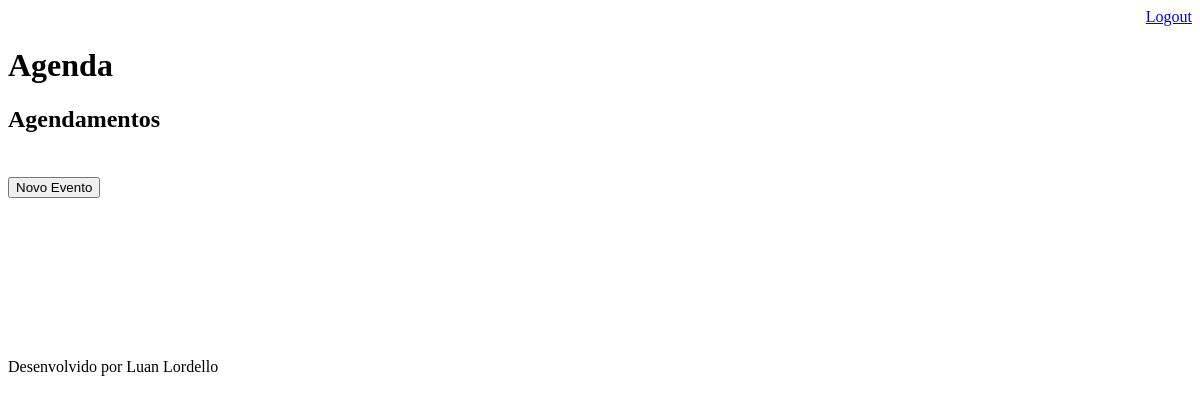
The page /agenda/ (signed in) on the database as committed earlier.
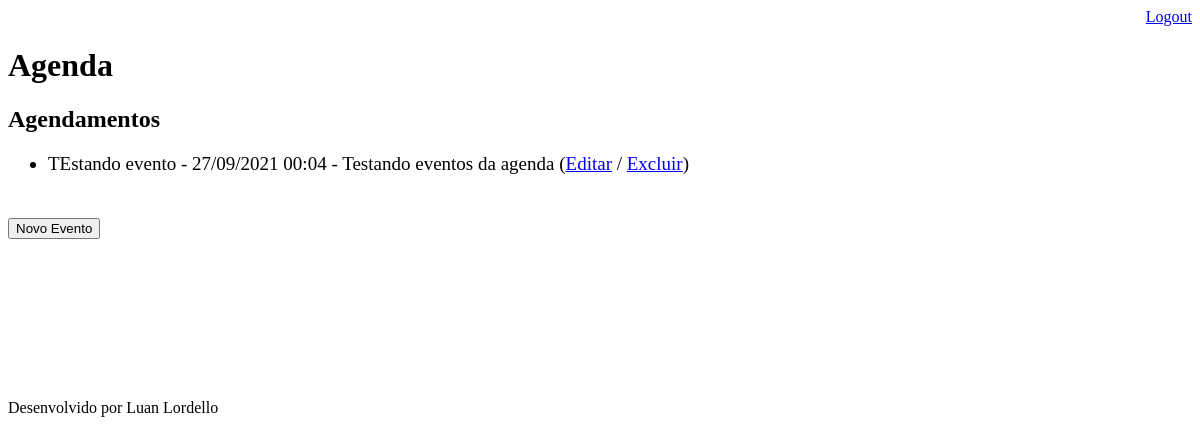
The same page on the database as committed later.
### core/models.py (models this page shows, shortened)
class Evento (models.Model):
    titulo = models.CharField(max_length=100)
    descricao = models.TextField(blank=True,null=True)
    dataEvento = models.DateTimeField(verbose_name='Data do Evento')
    dataCriacaoEvento = models.DateTimeField(verbose_name='Data de Criação do Evento',auto_now=True)
    usuario = models.ForeignKey(User, on_delete=models.CASCADE)
    local = models.TextField(blank=True,null=True)
    class Meta:
        db_table = 'evento'
    def getDataEvento(self):
        return self.dataEvento.strftime('%d/%m/%Y %H:%M')
    def getDescricao(self):
        return self.descricao
    def getEventoAtrasado(self):
        if self.dataEvento < datetime.now():
            return True
        else:
            return False

### core/views.py (the view)
# urls.py: path('agenda/', views.listaEventos),
@login_required(login_url='/login/')
def listaEventos (request):
    usuario = request.user
    dataAtual = datetime.now() - timedelta(hours=1)
    evento = Evento.objects.filter(usuario=usuario,
                                   dataEvento__gt= dataAtual) #get(id=1) #all()
    dados = {'eventos': evento}
    return render(request, 'agenda.html', dados)

### templates/agenda.html (shortened to what this page needs)
{% extends "model-page.html" %}
{% block content %}
    <h2>Agendamentos</h2>
    <div align="left" style="font-size: 19px">
        <ul>
            {% for evento in eventos %}
                <li>
                    <div style=>
                        {{ evento.titulo }} - {{evento.getDataEvento }} - {{ evento.getDescricao }}
                        (<a href="evento/?id={{evento.id}}">Editar</a>
                        / <a href="evento/delete/{{evento.id}}/">Excluir</a>)
                    </div>
                </li>
            {% endfor %}
        </ul>
        <br>
        <a href="/agenda/evento">
        <button type="button">Novo Evento</button>
        </a>
    </div>
{% endblock %}

### templates/model-page.html
<!DOCTYPE html>
<html lang="en">
<head>
    {% include "model-header.html" %}
</head>
<body>
    {% block content %} {% endblock %}
    {% include "model-footer.html" %}
</body>
</html>

### templates/model-header.html (shortened to what this page needs)
    <div align="right">
        <a href="/logout">Logout</a> <br>
    </div>
    <h1>Agenda</h1>

### templates/model-footer.html
<div align="left">
    <br>
    <br>
    <br>
    <br>
    <br>
    <br>
    <br>
    <br>
    <p>Desenvolvido por Luan Lordello</p>
</div>

Rows that differ between the two databases and show on the page:
added Evento: titulo "TEstando evento", getDataEvento "27/09/2021 00:04", getDescricao "Testando eventos da agenda"
